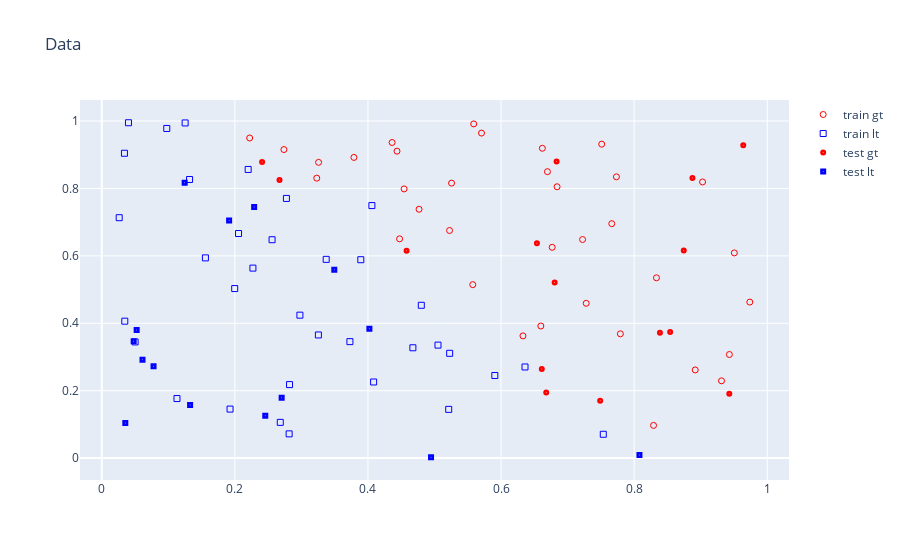

Here is the notebook cell this chart was saved with:
### Code cell
# create simulated data
np.random.seed = 42
n = 100
p = 2
trainPerc = 0.7

x = np.random.rand(n, p)
print(x.shape)
y = x[:,0]*5 + x[:,1]*3 + np.random.rand(n)
y = np.atleast_2d(y > np.median(y)).T
print(y.shape)

# partition randomly into the training & testing sets
ss = ShuffleSplit(n_splits=1, train_size=trainPerc)
(trn, tst) = next(ss.split(x))
trnX = x[trn,:]; trnY = y[trn,:]
tstX = x[tst,:]; tstY = y[tst,:]

# plot the data - training
trnYFlat = np.squeeze(trnY); tstYFlat = np.squeeze(tstY); # squeee y for indexing into x
trc = [go.Scatter({'x':trnX[trnYFlat,0], 'y':trnX[trnYFlat,1], 'name':'train gt', 'mode':'markers',
                   'marker':{'color':'red', 'symbol':'circle-open'}}), 
        go.Scatter({'x':trnX[~trnYFlat,0], 'y':trnX[~trnYFlat,1], 'name':'train lt', 'mode':'markers',
                   'marker':{'color':'blue', 'symbol':'square-open'}}),
        go.Scatter({'x':tstX[tstYFlat,0], 'y':tstX[tstYFlat,1], 'name':'test gt', 'mode':'markers',
                   'marker':{'color':'red', 'symbol':'circle-dot'}}), 
        go.Scatter({'x':tstX[~tstYFlat,0], 'y':tstX[~tstYFlat,1], 'name':'test lt', 'mode':'markers',
                   'marker':{'color':'blue', 'symbol':'square-dot'}})]
plyoff.iplot(go.Figure(data=trc, layout=go.Layout(title = 'Data')))

### Figure 1 — Plotly figure (JSON) as saved in the notebook; plotly's stock layout.template omitted (floating-point values rounded to 4 significant figures)
{"data": [{"marker": {"color": "red", "symbol": "circle-open"}, "mode": "markers", "name": "train gt", "type": "scatter", "x": [0.8335, 0.5575, 0.7225, 0.6597, 0.6842, 0.2737, 0.9505, 0.7663, 0.6768, 0.4768, 0.5589, 0.5226, 0.662, 0.7733, 0.2222, 0.9312, 0.8292, 0.9028, 0.3789, 0.3258, 0.7279, 0.4543, 0.9738, 0.8917, 0.6697, 0.3231, 0.4476, 0.4362, 0.9431, 0.4436, 0.5256, 0.7512, 0.7793, 0.6329, 0.5706], "y": [0.5349, 0.5146, 0.6485, 0.3919, 0.805, 0.9154, 0.6088, 0.6955, 0.6254, 0.7383, 0.9915, 0.6753, 0.9192, 0.8345, 0.9497, 0.2292, 0.09699, 0.8193, 0.8921, 0.8775, 0.4593, 0.7986, 0.4629, 0.2616, 0.8498, 0.8305, 0.6505, 0.9363, 0.3074, 0.9106, 0.8158, 0.9314, 0.3687, 0.3626, 0.9642]}, {"marker": {"color": "blue", "symbol": "square-open"}, "mode": "markers", "name": "train lt", "type": "scatter", "x": [0.22, 0.1928, 0.2775, 0.5052, 0.1558, 0.4802, 0.113, 0.2055, 0.3373, 0.4059, 0.3255, 0.4085, 0.5213, 0.636, 0.1253, 0.3892, 0.5907, 0.1319, 0.2822, 0.7536, 0.1998, 0.2559, 0.2816, 0.2682, 0.5228, 0.09768, 0.05015, 0.2271, 0.3729, 0.4675, 0.04017, 0.02622, 0.2978, 0.03411, 0.03462], "y": [0.8564, 0.1455, 0.7704, 0.3353, 0.594, 0.4534, 0.1768, 0.6663, 0.5897, 0.7492, 0.3654, 0.2259, 0.1446, 0.2704, 0.9944, 0.5886, 0.2451, 0.8266, 0.2182, 0.07074, 0.503, 0.6479, 0.07194, 0.106, 0.3109, 0.978, 0.3447, 0.5637, 0.3456, 0.3273, 0.9949, 0.7132, 0.4241, 0.9044, 0.4063]}, {"marker": {"color": "red", "symbol": "circle-dot"}, "mode": "markers", "name": "test gt", "type": "scatter", "x": [0.8745, 0.6679, 0.6539, 0.943, 0.9639, 0.458, 0.6612, 0.8387, 0.6834, 0.854, 0.7489, 0.2409, 0.6805, 0.8876, 0.2671], "y": [0.616, 0.195, 0.6374, 0.1908, 0.9279, 0.6153, 0.2644, 0.3722, 0.88, 0.3743, 0.1705, 0.8783, 0.5213, 0.8313, 0.8249]}, {"marker": {"color": "blue", "symbol": "square-dot"}, "mode": "markers", "name": "test lt", "type": "scatter", "x": [0.4022, 0.1914, 0.3494, 0.07782, 0.1328, 0.2703, 0.05246, 0.04798, 0.4948, 0.229, 0.1246, 0.0354, 0.06123, 0.2457, 0.808], "y": [0.3835, 0.705, 0.5587, 0.2725, 0.1576, 0.179, 0.3803, 0.3468, 0.002572, 0.745, 0.8166, 0.1038, 0.2918, 0.1258, 0.009356]}], "layout": {"autosize": true, "title": {"text": "Data"}, "xaxis": {"autorange": true, "range": [-0.03313, 1.033], "type": "linear"}, "yaxis": {"autorange": true, "range": [-0.07012, 1.068], "type": "linear"}}}
